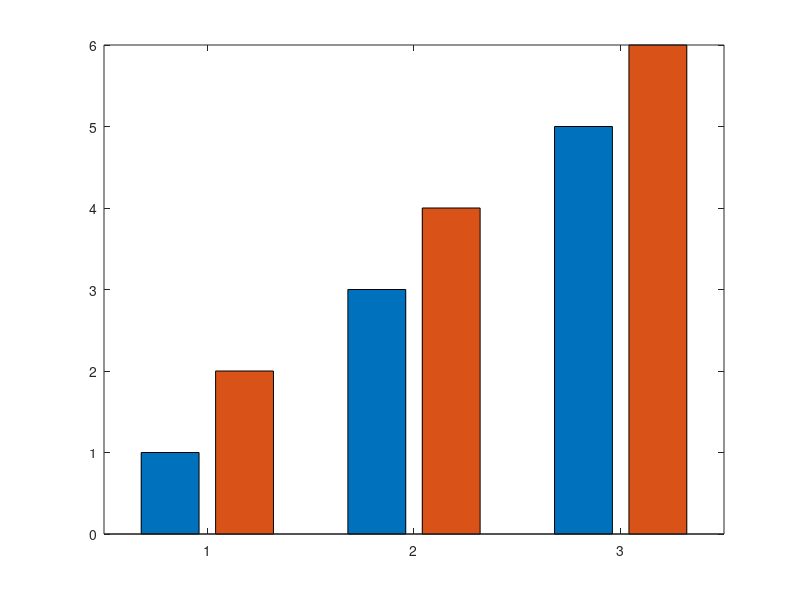

MATLAB code to generate this figure: (Note: this script raises an error after producing the figure.)
% ADR 0152 — the eight gaps found writing head2head_GUI's launcher, measured against R2025b.
% One section per gap: a comma-separated list reached through a field, datestr's own format
% language, growing a cell by brace assignment, the grouped bar layout, bar's name/value form
% after a width, and categorical's value set.

% --- 1. a comma-separated list through a struct field ------------------------------------------
s = struct('a', {1, 2, 3}, 'b', {'x', 'y', 'z'});
h.list = s;
q.inner.list = s;
k = {s};

fprintf('CHK|list_plain|%s|exact\n', strjoin({s.b}, ','));
fprintf('CHK|list_through_field|%s|exact\n', strjoin({h.list.b}, ','));
fprintf('CHK|list_through_field_size|%s|shape\n', mat2str(size({h.list.b})));
fprintf('CHK|list_two_fields_deep|%s|exact\n', strjoin({q.inner.list.b}, ','));
fprintf('CHK|list_through_cell|%s|exact\n', strjoin({k{1}.b}, ','));
fprintf('CHK|list_field_sliced|%s|exact\n', strjoin({h.list(2:3).b}, ','));
fprintf('CHK|list_numeric_through_field|%s|exact\n', mat2str([h.list.a]));
fprintf('CHK|list_count|%.17g|exact\n', numel({h.list.b}));
fprintf('CHK|list_as_arguments|%s|exact\n', sprintf('%s%s%s', h.list.b));
sorted = sort({h.list.b});
fprintf('CHK|list_sorted|%s|exact\n', strjoin(sorted, ','));

% --- 2. datestr reads its own format language --------------------------------------------------
d = datenum(2026, 9, 12, 14, 35, 7.25);
morning = datenum(2026, 1, 5, 9, 5, 3);
fprintf('CHK|datestr_default|%s|exact\n', datestr(d));
fprintf('CHK|datestr_iso|%s|exact\n', datestr(d, 'yyyy-mm-dd HH:MM:SS'));
fprintf('CHK|datestr_day_month_year|%s|exact\n', datestr(d, 'dd-mmm-yyyy'));
fprintf('CHK|datestr_month_name|%s|exact\n', datestr(d, 'mmmm dd, yyyy'));
fprintf('CHK|datestr_compact|%s|exact\n', datestr(d, 'yyyymmddTHHMMSS'));
fprintf('CHK|datestr_fraction|%s|exact\n', datestr(d, 'HH:MM:SS.FFF'));
fprintf('CHK|datestr_quarter|%s|exact\n', datestr(d, 'QQ yy'));
fprintf('CHK|datestr_weekday|%s|exact\n', datestr(d, 'ddd mmm dd'));
fprintf('CHK|datestr_weekday_full|%s|exact\n', datestr(d, 'dddd'));
fprintf('CHK|datestr_initials|%s|exact\n', datestr(d, 'd m'));
fprintf('CHK|datestr_meridiem|%s|exact\n', datestr(d, 'HH:MM PM'));
fprintf('CHK|datestr_meridiem_am|%s|exact\n', datestr(morning, 'HH:MM PM'));
fprintf('CHK|datestr_hour_24|%s|exact\n', datestr(morning, 'HH:MM:SS'));
fprintf('CHK|datestr_literal|%s|exact\n', datestr(d, 'yyyy at HH:MM'));
for id = [0 1 2 3 5 12 13 14 16 17 18 21 23 26 29 30 31]
    fprintf('CHK|datestr_id_%d|%s|exact\n', id, datestr(d, id));
end
fprintf('CHK|datestr_midnight_default|%s|exact\n', datestr(datenum(2026, 1, 5)));
stacked = datestr([d; morning], 'yyyy-mm-dd HH:MM:SS');
fprintf('CHK|datestr_vector_size|%s|shape\n', mat2str(size(stacked)));
fprintf('CHK|datestr_vector_second|%s|exact\n', strtrim(stacked(2, :)));

% --- 3. growing a cell by brace assignment -----------------------------------------------------
C = {}; C{2, 1} = 'a';
fprintf('CHK|cell_grow_two_subscripts|%s|shape\n', mat2str(size(C)));
fprintf('CHK|cell_grow_wrote|%s|exact\n', C{2, 1});
D = cell(0, 1); D{2, 1} = 'b';
fprintf('CHK|cell_grow_from_column|%s|shape\n', mat2str(size(D)));
E = {}; E{3} = 'c';
fprintf('CHK|cell_grow_linear_empty|%s|shape\n', mat2str(size(E)));
F = {'p'; 'q'}; F{4} = 'd';
fprintf('CHK|cell_grow_column_stays_column|%s|shape\n', mat2str(size(F)));
fprintf('CHK|cell_grow_column_kept|%s|exact\n', F{2});
G = {'p', 'q'}; G{4} = 'e';
fprintf('CHK|cell_grow_row_stays_row|%s|shape\n', mat2str(size(G)));
H = {}; H{2, 3} = 'f';
fprintf('CHK|cell_grow_rectangle|%s|shape\n', mat2str(size(H)));
K = cell(2, 2); K{3, 3} = 'g';
fprintf('CHK|cell_grow_both_ways|%s|shape\n', mat2str(size(K)));
L = cell(1, 0); L{3} = 'h';
fprintf('CHK|cell_grow_from_empty_row|%s|shape\n', mat2str(size(L)));
N = {'p'; 'q'}; N{1, 4} = 'i';
fprintf('CHK|cell_grow_column_widened|%s|shape\n', mat2str(size(N)));
fprintf('CHK|cell_grow_fill_is_empty|%.17g|exact\n', numel(C{1, 1}));
fprintf('CHK|cell_grow_fill_shape|%s|shape\n', mat2str(size(C{1, 1})));

% --- 4. the grouped bar layout and bar's name/value form ---------------------------------------
figure;
b2 = bar(1:3, [1 2; 3 4; 5 6], 0.8);
fprintf('CHK|bar_group_two_first|%s|exact\n', mat2str(b2(1).XEndPoints, 17));
fprintf('CHK|bar_group_two_second|%s|exact\n', mat2str(b2(2).XEndPoints, 17));
close all

figure;
b3 = bar(1:3, [1 2 3; 3 4 5; 5 6 7]);
fprintf('CHK|bar_group_three_first|%s|exact\n', mat2str(b3(1).XEndPoints, 17));
fprintf('CHK|bar_group_three_middle|%s|exact\n', mat2str(b3(2).XEndPoints, 17));
close all

figure;
b6 = bar(1:2, ones(2, 6));
fprintf('CHK|bar_group_six_first|%s|exact\n', mat2str(b6(1).XEndPoints, 17));
close all

figure;
bs = bar([1 3 5], [1 2; 3 4; 5 6]);
fprintf('CHK|bar_group_spacing_two|%s|exact\n', mat2str(bs(1).XEndPoints, 17));
close all

figure;
b1 = bar(1:3, [1; 3; 5], 0.8);
fprintf('CHK|bar_single_series|%s|exact\n', mat2str(b1.XEndPoints, 17));
close all

figure;
bn = bar(1, 0.5, 0.6, 'FaceColor', [0 0 1], 'EdgeColor', 'none');
fprintf('CHK|bar_width_then_pairs_x|%s|exact\n', mat2str(bn.XEndPoints, 17));
fprintf('CHK|bar_width_then_pairs_width|%.17g|exact\n', bn.BarWidth);
fprintf('CHK|bar_width_then_pairs_color|%s|exact\n', mat2str(bn.FaceColor, 17));
close all

figure;
bw = bar(1:3, [1 2 3], 0.4, 'FaceColor', [1 0 0]);
fprintf('CHK|bar_vector_width_then_pairs|%.17g|exact\n', bw.BarWidth);
close all

figure;
bt = bar(1, 0.5);
fprintf('CHK|bar_two_scalars_is_x_and_y|%.17g|exact\n', bt.BarWidth);
fprintf('CHK|bar_two_scalars_position|%.17g|exact\n', bt.XEndPoints(1));
close all

% --- 5. categorical over a value set -----------------------------------------------------------
c = categorical([1 1 2]', [1 2], {'A', 'B'});
fprintf('CHK|categorical_size|%s|shape\n', mat2str(size(c)));
fprintf('CHK|categorical_names|%s|exact\n', strjoin(cellstr(c)', ','));
extra = categorical([1 1 2]', [1 2 3], {'A', 'B', 'C'});
fprintf('CHK|categorical_unused_level|%s|exact\n', strjoin(cellstr(extra)', ','));
text = categorical({'x', 'y', 'x'}, {'y', 'x'}, {'Why', 'Ex'});
fprintf('CHK|categorical_text_values|%s|exact\n', strjoin(cellstr(text), ','));
outside = categorical([1 3 2], [1 2], {'A', 'B'});
fprintf('CHK|categorical_value_outside_set|%s|exact\n', strjoin(cellstr(outside), ','));
bare = categorical([1 2], [1 2]);
fprintf('CHK|categorical_value_set_names_itself|%s|exact\n', strjoin(cellstr(bare), ','));
